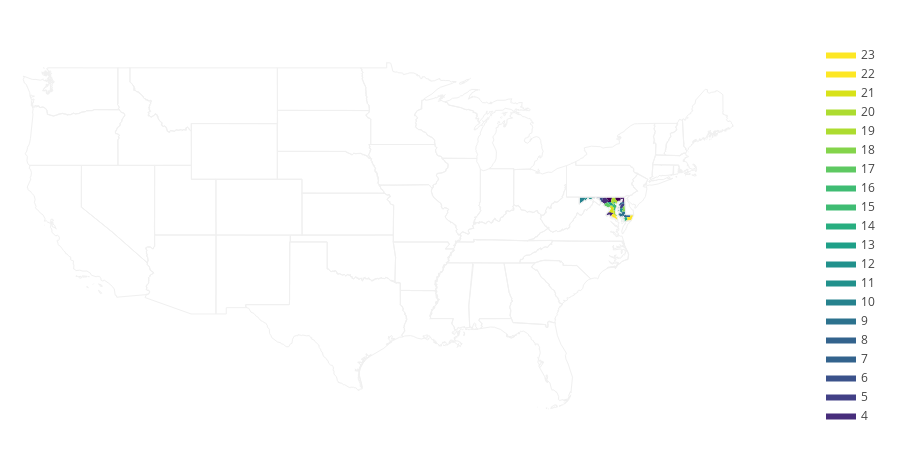

Here is the notebook cell this chart was saved with:
### Code cell
import plotly.figure_factory as ff

fips = FIPS
values = range(len(fips))

fig = ff.create_choropleth(fips=fips, values=values)
fig.layout.template = None
fig.show()

### Figure 1 — Plotly figure (JSON) as saved in the notebook; plotly's stock layout.template omitted (floating-point values rounded to 4 significant figures; data arrays with more than 128 entries replaced by an {"elided": "..."} marker saying what was removed)
{"data": [{"fill": "toself", "fillcolor": "rgb(68, 1, 84)", "hoverinfo": "none", "line": {"color": "rgb(0, 0, 0)", "width": 0}, "mode": "lines", "name": "0", "type": "scatter", "x": [-76.09, -76.09, -76.09, -76.09, -76.09, null, -76.27, -76.27, -76.26, -76.26, -76.27, null, -76.57, -76.23, -76.08, -76.13, -76.06, -76.23, -76.25, -76.22, -76.24, -76.29, -76.26, -76.3, -76.31, -76.36, -76.43, -76.53, -76.57, null], "y": [39.54, 39.54, 39.54, 39.53, 39.54, null, 39.27, 39.29, 39.29, 39.29, 39.27, null, 39.72, 39.72, 39.54, 39.49, 39.45, 39.35, 39.37, 39.43, 39.46, 39.37, 39.34, 39.3, 39.39, 39.39, 39.51, 39.54, 39.72, null]}, {"fill": "toself", "fillcolor": "rgb(68, 1, 84)", "hoverinfo": "none", "line": {"color": "rgb(0, 0, 0)", "width": 0}, "mode": "lines", "name": "1", "type": "scatter", "x": [-77.31, -77.28, -77.22, -76.79, -76.89, -76.88, -77.17, -77.11, -77.31, null], "y": [39.64, 39.63, 39.72, 39.72, 39.46, 39.35, 39.35, 39.49, 39.64, null]}, {"fill": "toself", "fillcolor": "rgb(72, 24, 106)", "hoverinfo": "none", "line": {"color": "rgb(0, 0, 0)", "width": 0}, "mode": "lines", "name": "2", "type": "scatter", "x": [-76.23, -75.79, -75.77, -75.89, -76.04, -75.97, -76.01, -75.95, -76.01, -76.08, -76.23, null], "y": [39.72, 39.72, 39.38, 39.36, 39.39, 39.46, 39.45, 39.59, 39.54, 39.54, 39.72, null]}, {"fill": "toself", "fillcolor": "rgb(71, 45, 123)", "hoverinfo": "none", "line": {"color": "rgb(0, 0, 0)", "width": 0}, "mode": "lines", "name": "3", "type": "scatter", "x": [-77.68, -77.57, -77.47, -77.22, -77.28, -77.31, -77.11, -77.17, -77.46, -77.57, -77.68, null], "y": [39.32, 39.61, 39.72, 39.72, 39.63, 39.64, 39.49, 39.35, 39.22, 39.31, 39.32, null]}, {"fill": "toself", "fillcolor": "rgb(71, 45, 123)", "hoverinfo": "none", "line": {"color": "rgb(0, 0, 0)", "width": 0}, "mode": "lines", "name": "4", "type": "scatter", "x": [-77.27, -77.18, -77.11, -77.13, -77.09, -77.05, -77.0, -76.86, -76.75, -76.74, -76.66, -76.68, -76.77, -76.87, -76.84, -76.98, -77.02, -77.21, -77.25, -77.27, null], "y": [38.48, 38.6, 38.63, 38.67, 38.71, 38.62, 38.65, 38.66, 38.62, 38.56, 38.53, 38.5, 38.51, 38.39, 38.25, 38.34, 38.45, 38.36, 38.38, 38.48, null]}, {"fill": "toself", "fillcolor": "rgb(66, 64, 134)", "hoverinfo": "none", "line": {"color": "rgb(0, 0, 0)", "width": 0}, "mode": "lines", "name": "5", "type": "scatter", "x": [-76.25, -76.25, -76.24, -76.25, -76.25, null, -76.38, -76.31, -76.28, -76.19, -76.16, -76.18, -76.16, -76.04, -76.06, -75.86, -75.76, -75.75, -75.83, -75.94, -75.95, -76.1, -76.1, -76.2, -76.21, -76.25, -76.25, -76.27, -76.29, -76.33, -76.33, -76.38, null], "y": [38.91, 38.91, 38.91, 38.91, 38.91, null, 38.85, 39.04, 38.98, 38.98, 39.0, 39.05, 39.09, 39.17, 39.21, 39.26, 39.25, 39.14, 39.11, 38.98, 38.92, 38.94, 38.88, 38.85, 38.94, 38.97, 38.92, 38.94, 38.9, 38.92, 38.86, 38.85, null]}, {"fill": "toself", "fillcolor": "rgb(59, 82, 139)", "hoverinfo": "none", "line": {"color": "rgb(0, 0, 0)", "width": 0}, "mode": "lines", "name": "6", "type": "scatter", "x": [-78.36, -78.31, -78.34, -77.47, -77.52, -77.57, -77.69, -77.76, -77.74, -77.8, -77.77, -77.85, -77.83, -77.86, -77.89, -77.84, -77.84, -77.94, -77.95, -78.17, -78.23, -78.27, -78.36, null], "y": [39.66, 39.68, 39.72, 39.72, 39.64, 39.62, 39.32, 39.34, 39.4, 39.44, 39.5, 39.5, 39.53, 39.52, 39.56, 39.57, 39.61, 39.62, 39.58, 39.7, 39.67, 39.62, 39.66, null]}, {"fill": "toself", "fillcolor": "rgb(51, 99, 141)", "hoverinfo": "none", "line": {"color": "rgb(0, 0, 0)", "width": 0}, "mode": "lines", "name": "7", "type": "scatter", "x": [-76.28, -76.22, -76.17, -76.19, -76.11, -75.77, -75.76, -76.01, -76.07, -76.04, -76.08, -76.2, -76.21, -76.24, -76.23, -76.28, null], "y": [39.15, 39.26, 39.29, 39.32, 39.37, 39.38, 39.25, 39.24, 39.2, 39.17, 39.13, 39.09, 39.01, 39.03, 39.09, 39.15, null]}, {"fill": "toself", "fillcolor": "rgb(51, 99, 141)", "hoverinfo": "none", "line": {"color": "rgb(0, 0, 0)", "width": 0}, "mode": "lines", "name": "8", "type": "scatter", "x": [-75.92, -75.84, -75.82, -75.71, -75.69, -75.34, -75.31, -75.36, -75.66, -75.7, -75.76, -75.88, -75.89, -75.92, null], "y": [38.26, 38.39, 38.48, 38.56, 38.46, 38.45, 38.35, 38.29, 38.3, 38.26, 38.29, 38.25, 38.23, 38.26, null]}, {"fill": "toself", "fillcolor": "rgb(44, 114, 142)", "hoverinfo": "none", "line": {"color": "rgb(0, 0, 0)", "width": 0}, "mode": "lines", "name": "9", "type": "scatter", "x": [-76.07, -76.06, -76.06, -76.06, -76.07, null, -76.09, -76.06, -76.02, -76.04, -76.09, null, -76.09, -76.08, -76.09, -76.09, -76.09, null, -76.09, -76.09, -76.08, -76.09, -76.09, null, -76.26, -76.25, -76.25, -76.26, -76.26, null, -76.33, -76.22, -76.27, -76.31, -76.27, -76.28, -76.21, -76.17, -76.16, -76.04, -75.95, -75.84, -75.71, -75.7, -75.82, -75.84, -75.91, -75.95, -76.02, -75.96, -76.01, -76.02, -76.06, -76.03, -76.06, -76.03, -76.07, -76.1, -76.11, -76.08, -76.11, -76.15, -76.13, -76.2, -76.16, -76.23, -76.22, -76.16, -76.18, -76.13, -76.17, -76.28, -76.33, null], "y": [38.13, 38.13, 38.13, 38.13, 38.13, null, 38.16, 38.21, 38.17, 38.15, 38.16, null, 38.15, 38.15, 38.14, 38.14, 38.15, null, 38.12, 38.12, 38.12, 38.12, 38.12, null, 38.34, 38.34, 38.32, 38.32, 38.34, null, 38.48, 38.53, 38.53, 38.57, 38.59, 38.63, 38.61, 38.63, 38.6, 38.56, 38.67, 38.7, 38.64, 38.56, 38.48, 38.39, 38.34, 38.24, 38.31, 38.35, 38.37, 38.33, 38.3, 38.28, 38.25, 38.22, 38.25, 38.25, 38.26, 38.27, 38.3, 38.27, 38.31, 38.32, 38.33, 38.39, 38.31, 38.29, 38.27, 38.24, 38.25, 38.38, 38.48, null]}, {"fill": "toself", "fillcolor": "rgb(38, 130, 142)", "hoverinfo": "none", "line": {"color": "rgb(0, 0, 0)", "width": 0}, "mode": "lines", "name": "10", "type": "scatter", "x": [-79.49, -79.48, -78.93, -79.07, -79.11, -79.16, -79.26, -79.29, -79.35, -79.47, -79.49, null], "y": [39.28, 39.72, 39.72, 39.47, 39.47, 39.39, 39.36, 39.3, 39.29, 39.2, 39.28, null]}, {"fill": "toself", "fillcolor": "rgb(33, 145, 140)", "hoverinfo": "none", "line": {"color": "rgb(0, 0, 0)", "width": 0}, "mode": "lines", "name": "11", "type": "scatter", "x": [-76.35, -76.33, -76.26, -76.25, -76.17, -76.2, -76.1, -76.1, -75.94, -75.95, -75.9, -76.01, -75.95, -76.03, -76.15, -76.18, -76.21, -76.24, -76.21, -76.22, -76.27, -76.31, -76.32, -76.35, null, -76.39, -76.38, -76.36, -76.38, -76.39, null], "y": [38.69, 38.77, 38.86, 38.82, 38.76, 38.85, 38.88, 38.94, 38.92, 38.88, 38.81, 38.73, 38.67, 38.57, 38.64, 38.69, 38.68, 38.71, 38.74, 38.76, 38.71, 38.75, 38.68, 38.69, null, 38.77, 38.78, 38.75, 38.75, 38.77, null]}, {"fill": "toself", "fillcolor": "rgb(33, 145, 140)", "hoverinfo": "none", "line": {"color": "rgb(0, 0, 0)", "width": 0}, "mode": "lines", "name": "12", "type": "scatter", "x": [-79.07, -78.93, -78.34, -78.31, -78.36, -78.33, -78.38, -78.37, -78.43, -78.4, -78.46, -78.42, -78.46, -78.47, -78.69, -78.78, -78.73, -78.78, -78.77, -78.83, -78.82, -78.89, -78.96, -79.07, null], "y": [39.48, 39.72, 39.72, 39.69, 39.66, 39.64, 39.63, 39.61, 39.62, 39.58, 39.59, 39.55, 39.55, 39.52, 39.55, 39.6, 39.61, 39.62, 39.65, 39.59, 39.56, 39.52, 39.44, 39.48, null]}, {"fill": "toself", "fillcolor": "rgb(31, 160, 136)", "hoverinfo": "none", "line": {"color": "rgb(0, 0, 0)", "width": 0}, "mode": "lines", "name": "13", "type": "scatter", "x": [-77.19, -77.1, -76.89, -76.85, -76.79, -76.79, -76.7, -76.84, -76.95, -77.19, null], "y": [39.34, 39.37, 39.35, 39.32, 39.31, 39.27, 39.21, 39.1, 39.13, 39.34, null]}, {"fill": "toself", "fillcolor": "rgb(40, 174, 128)", "hoverinfo": "none", "line": {"color": "rgb(0, 0, 0)", "width": 0}, "mode": "lines", "name": "14", "type": "scatter", "x": [-75.96, -75.94, -75.83, -75.86, -75.84, -75.76, -75.7, -75.66, -75.61, -75.55, -75.58, -75.54, -75.66, -75.62, -75.66, -75.75, -75.89, -75.87, -75.84, -75.77, -75.88, -75.79, -75.93, -75.94, -75.96, null, -76.05, -76.04, -75.99, -75.99, -76.05, -76.05, null, -76.05, -76.03, -76.05, -76.01, -76.01, -76.05, null], "y": [38.14, 38.19, 38.22, 38.23, 38.25, 38.29, 38.26, 38.3, 38.28, 38.19, 38.14, 38.09, 38.05, 38.01, 37.95, 37.99, 37.91, 38.03, 38.03, 38.08, 38.08, 38.15, 38.15, 38.11, 38.14, null, 37.99, 38.03, 38.02, 37.95, 37.95, 37.99, null, 38.09, 38.09, 38.11, 38.13, 38.07, 38.09, null]}, {"fill": "toself", "fillcolor": "rgb(63, 188, 115)", "hoverinfo": "none", "line": {"color": "rgb(0, 0, 0)", "width": 0}, "mode": "lines", "name": "15", "type": "scatter", "x": [-76.71, -76.53, -76.53, -76.59, -76.53, -76.71, -76.71, null], "y": [39.37, 39.37, 39.24, 39.26, 39.21, 39.28, 39.37, null]}, {"fill": "toself", "fillcolor": "rgb(63, 188, 115)", "hoverinfo": "none", "line": {"color": "rgb(0, 0, 0)", "width": 0}, "mode": "lines", "name": "16", "type": "scatter", "x": [-76.84, -76.69, -76.62, -76.43, -76.44, -76.39, -76.48, -76.46, -76.51, -76.49, -76.54, -76.49, -76.56, -76.53, -76.62, -76.62, -76.7, -76.71, -76.67, -76.7, -76.84, -76.84, null], "y": [39.1, 39.22, 39.24, 39.13, 39.05, 39.01, 38.98, 38.91, 38.92, 38.88, 38.86, 38.84, 38.77, 38.71, 38.72, 38.77, 38.75, 38.81, 38.9, 38.98, 39.07, 39.1, null]}, {"fill": "toself", "fillcolor": "rgb(94, 201, 98)", "hoverinfo": "none", "line": {"color": "rgb(0, 0, 0)", "width": 0}, "mode": "lines", "name": "17", "type": "scatter", "x": [-77.53, -77.46, -77.17, -77.19, -77.13, -77.04, -76.96, -76.89, -76.99, -77.04, -77.12, -77.24, -77.25, -77.29, -77.46, -77.53, null], "y": [39.15, 39.22, 39.35, 39.34, 39.27, 39.24, 39.13, 39.13, 38.98, 39.0, 38.93, 38.98, 39.02, 39.05, 39.08, 39.15, null]}, {"fill": "toself", "fillcolor": "rgb(132, 212, 75)", "hoverinfo": "none", "line": {"color": "rgb(0, 0, 0)", "width": 0}, "mode": "lines", "name": "18", "type": "scatter", "x": [-76.02, -75.9, -75.95, -75.94, -75.83, -75.75, -75.71, -75.76, -75.9, -75.95, -76.02, null], "y": [38.73, 38.81, 38.88, 38.98, 39.11, 39.14, 38.64, 38.69, 38.7, 38.67, 38.73, null]}, {"fill": "toself", "fillcolor": "rgb(173, 220, 48)", "hoverinfo": "none", "line": {"color": "rgb(0, 0, 0)", "width": 0}, "mode": "lines", "name": "19", "type": "scatter", "x": [-76.33, -76.32, -76.32, -76.32, -76.33, null, -76.39, -76.36, -76.34, -76.37, -76.39, null, -76.4, -76.39, -76.39, -76.39, -76.4, null, -76.9, -76.79, -76.57, -76.53, -76.39, -76.33, -76.41, -76.38, -76.44, -76.4, -76.44, -76.45, -76.5, -76.53, -76.53, -76.71, -76.71, -76.62, -76.7, -76.79, -76.79, -76.88, -76.9, null], "y": [39.31, 39.31, 39.31, 39.31, 39.31, null, 39.25, 39.26, 39.26, 39.24, 39.25, null, 39.23, 39.23, 39.24, 39.23, 39.23, null, 39.43, 39.72, 39.72, 39.54, 39.46, 39.32, 39.31, 39.28, 39.24, 39.23, 39.2, 39.22, 39.2, 39.24, 39.37, 39.37, 39.28, 39.24, 39.21, 39.27, 39.31, 39.33, 39.43, null]}, {"fill": "toself", "fillcolor": "rgb(173, 220, 48)", "hoverinfo": "none", "line": {"color": "rgb(0, 0, 0)", "width": 0}, "mode": "lines", "name": "20", "type": "scatter", "x": [-76.7, -76.64, -76.62, -76.53, -76.51, -76.38, -76.42, -76.49, -76.5, -76.65, -76.7, null], "y": [38.71, 38.77, 38.72, 38.71, 38.5, 38.39, 38.32, 38.33, 38.37, 38.46, 38.71, null]}, {"fill": "toself", "fillcolor": "rgb(216, 226, 25)", "hoverinfo": "none", "line": {"color": "rgb(0, 0, 0)", "width": 0}, "mode": "lines", "name": "21", "type": "scatter", "x": [-77.08, -77.04, -77.04, -76.91, -77.0, -76.9, -76.84, -76.84, -76.7, -76.67, -76.71, -76.68, -76.68, -76.74, -76.75, -76.86, -77.0, -77.05, -77.08, null], "y": [38.71, 38.72, 38.79, 38.89, 38.97, 39.12, 39.11, 39.07, 38.98, 38.9, 38.78, 38.75, 38.54, 38.56, 38.62, 38.66, 38.65, 38.62, 38.71, null]}, {"fill": "toself", "fillcolor": "rgb(253, 231, 37)", "hoverinfo": "none", "line": {"color": "rgb(0, 0, 0)", "width": 0}, "mode": "lines", "name": "22", "type": "scatter", "x": [-75.66, -75.54, -75.58, -75.55, -75.61, -75.36, -75.31, -75.34, -75.05, -75.24, -75.62, -75.66, null], "y": [38.05, 38.09, 38.14, 38.18, 38.28, 38.29, 38.35, 38.45, 38.45, 38.03, 37.99, 38.05, null]}, {"fill": "toself", "fillcolor": "rgb(253, 231, 37)", "hoverinfo": "none", "line": {"color": "rgb(0, 0, 0)", "width": 0}, "mode": "lines", "name": "23", "type": "scatter", "x": [-76.75, -76.74, -76.75, -76.75, -76.75, null, -76.8, -76.79, -76.79, -76.79, -76.8, null, -76.81, -76.81, -76.81, -76.81, -76.81, null, -76.87, -76.77, -76.67, -76.61, -76.5, -76.46, -76.38, -76.4, -76.32, -76.34, -76.32, -76.42, -76.44, -76.47, -76.47, -76.59, -76.73, -76.78, -76.83, -76.87, null], "y": [38.22, 38.21, 38.21, 38.21, 38.22, null, 38.24, 38.24, 38.24, 38.24, 38.24, null, 38.25, 38.25, 38.25, 38.25, 38.25, null, 38.38, 38.51, 38.5, 38.42, 38.37, 38.29, 38.3, 38.26, 38.14, 38.12, 38.04, 38.11, 38.16, 38.15, 38.1, 38.22, 38.25, 38.23, 38.35, 38.38, null]}, {"hoverinfo": "text", "legendgroup": "centroids", "marker": {"color": "white", "opacity": 0}, "mode": "markers", "name": "US Counties", "selected": {"marker": {"color": "white", "opacity": 1, "size": 3}}, "showlegend": false, "text": ["County: St. Mary's<br>State: Maryland<br>FIPS: 24037<br>Value: 23", "County: St. Mary's<br>State: Maryland<br>FIPS: 24037<br>Value: 23", "County: St. Mary's<br>State: Maryland<br>FIPS: 24037<br>Value: 23", "County: St. Mary's<br>State: Maryland<br>FIPS: 24037<br>Value: 23", "County: Baltimore<br>State: Maryland<br>FIPS: 24005<br>Value: 19", "County: Baltimore<br>State: Maryland<br>FIPS: 24005<br>Value: 19", "County: Baltimore<br>State: Maryland<br>FIPS: 24005<br>Value: 19", "County: Baltimore<br>State: Maryland<br>FIPS: 24005<br>Value: 19", "County: Somerset<br>State: Maryland<br>FIPS: 24039<br>Value: 14", "County: Somerset<br>State: Maryland<br>FIPS: 24039<br>Value: 14", "County: Somerset<br>State: Maryland<br>FIPS: 24039<br>Value: 14", "County: Talbot<br>State: Maryland<br>FIPS: 24041<br>Value: 11", "County: Talbot<br>State: Maryland<br>FIPS: 24041<br>Value: 11", "County: Dorchester<br>State: Maryland<br>FIPS: 24019<br>Value: 9", "County: Dorchester<br>State: Maryland<br>FIPS: 24019<br>Value: 9", "County: Dorchester<br>State: Maryland<br>FIPS: 24019<br>Value: 9", "County: Dorchester<br>State: Maryland<br>FIPS: 24019<br>Value: 9", "County: Dorchester<br>State: Maryland<br>FIPS: 24019<br>Value: 9", "County: Dorchester<br>State: Maryland<br>FIPS: 24019<br>Value: 9", "County: Queen Anne's<br>State: Maryland<br>FIPS: 24035<br>Value: 5", "County: Queen Anne's<br>State: Maryland<br>FIPS: 24035<br>Value: 5", "County: Harford<br>State: Maryland<br>FIPS: 24025<br>Value: 0", "County: Harford<br>State: Maryland<br>FIPS: 24025<br>Value: 0", "County: Harford<br>State: Maryland<br>FIPS: 24025<br>Value: 0", "County: Carroll<br>State: Maryland<br>FIPS: 24013<br>Value: 1", "County: Cecil<br>State: Maryland<br>FIPS: 24015<br>Value: 2", "County: Frederick<br>State: Maryland<br>FIPS: 24021<br>Value: 3", "County: Charles<br>State: Maryland<br>FIPS: 24017<br>Value: 4", "County: Washington<br>State: Maryland<br>FIPS: 24043<br>Value: 6", "County: Kent<br>State: Maryland<br>FIPS: 24029<br>Value: 7", "County: Wicomico<br>State: Maryland<br>FIPS: 24045<br>Value: 8", "County: Garrett<br>State: Maryland<br>FIPS: 24023<br>Value: 10", "County: Allegany<br>State: Maryland<br>FIPS: 24001<br>Value: 12", "County: Howard<br>State: Maryland<br>FIPS: 24027<br>Value: 13", "County: Baltimore<br>State: Maryland<br>FIPS: 24510<br>Value: 15", "County: Anne Arundel<br>State: Maryland<br>FIPS: 24003<br>Value: 16", "County: Montgomery<br>State: Maryland<br>FIPS: 24031<br>Value: 17", "County: Caroline<br>State: Maryland<br>FIPS: 24011<br>Value: 18", "County: Calvert<br>State: Maryland<br>FIPS: 24009<br>Value: 20", "County: Prince George's<br>State: Maryland<br>FIPS: 24033<br>Value: 21", "County: Worcester<br>State: Maryland<br>FIPS: 24047<br>Value: 22"], "type": "scatter", "unselected": {"marker": {"opacity": 0}}, "x": [[-76.75], [-76.79], [-76.81], [-76.61], [-76.32], [-76.37], [-76.39], [-76.64], [-75.73], [-76.02], [-76.03], [-76.09], [-76.38], [-76.06], [-76.05], [-76.09], [-76.09], [-76.26], [-76.01], [-76.25], [-76.02], [-76.09], [-76.27], [-76.32], -77.02, -75.94, -77.4, -76.99, -77.81, -76.04, -75.62, -79.27, -78.7, -76.93, -76.61, -76.61, -77.2, -75.83, -76.57, -76.85, -75.33], "y": [[38.21], [38.24], [38.25], [38.3], [39.31], [39.25], [39.23], [39.46], [38.12], [37.99], [38.1], [38.77], [38.76], [38.13], [38.17], [38.14], [38.12], [38.33], [38.49], [38.91], [39.07], [39.54], [39.28], [39.56], 39.56, 39.57, 39.47, 38.51, 39.6, 39.25, 38.37, 39.53, 39.62, 39.25, 39.31, 39.01, 39.14, 38.87, 38.54, 38.83, 38.21]}, {"hoverinfo": "text", "legendgroup": "States", "line": {"color": "rgb(240, 240, 240)", "width": 1}, "mode": "lines", "showlegend": false, "type": "scatter", "x": {"elided": "10570 float values"}, "y": {"elided": "10570 float values"}}], "layout": {"annotations": [{"showarrow": false, "text": "<b></b>", "x": 1, "xanchor": "right", "xref": "paper", "y": 1.05, "yref": "paper"}], "dragmode": "select", "height": 450, "hovermode": "closest", "legend": {"traceorder": "reversed", "x": 1, "xanchor": "right", "y": 1, "yanchor": "top"}, "margin": {"b": 20, "l": 20, "r": 20, "t": 40}, "width": 900, "xaxis": {"autorange": false, "fixedrange": true, "range": [-125, -55], "showgrid": false, "showticklabels": false, "zeroline": false}, "yaxis": {"autorange": false, "fixedrange": true, "range": [23, 51], "showgrid": false, "showticklabels": false, "zeroline": false}}}
